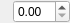
<?xml version="1.0" encoding="UTF-8"?>
<ui version="4.0">
 <class>DoubleSpinBoxWithHelp</class>
 <widget class="QWidget" name="DoubleSpinBoxWithHelp">
  <property name="geometry">
   <rect>
    <x>0</x>
    <y>0</y>
    <width>70</width>
    <height>20</height>
   </rect>
  </property>
  <property name="windowTitle">
   <string>Form</string>
  </property>
  <layout class="QHBoxLayout" name="horizontalLayout">
   <property name="leftMargin">
    <number>0</number>
   </property>
   <property name="topMargin">
    <number>0</number>
   </property>
   <property name="rightMargin">
    <number>0</number>
   </property>
   <property name="bottomMargin">
    <number>0</number>
   </property>
   <item>
    <widget class="QLabel" name="helpLabel">
     <property name="text">
      <string/>
     </property>
     <property name="pixmap">
      <pixmap resource="guibase.qrc">:/libs/guibase/images/iconQuestion.png</pixmap>
     </property>
    </widget>
   </item>
   <item>
    <widget class="QDoubleSpinBox" name="doubleSpinBox"/>
   </item>
  </layout>
 </widget>
 <resources>
  <include location="guibase.qrc"/>
 </resources>
 <connections/>
</ui>
